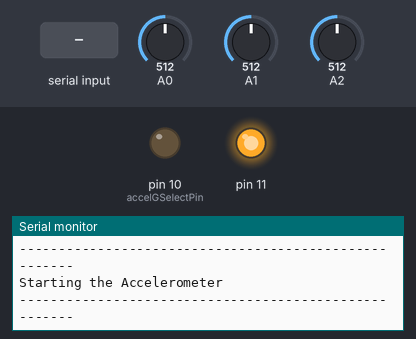
A sketch run on a simulated Arduino Uno, built with avr-gcc and run on an emulated ATmega328P. Shown: output pins drawn as LEDs (lit = HIGH), the last lines printed to the serial monitor. The inputs (shaded band) are chosen by the test bench; at power-on: A0 = 512, A1 = 512, A2 = 512.

Above: at 2.9 s.
3.0 s: "W\n" received over the second serial link
At 4.2 s:
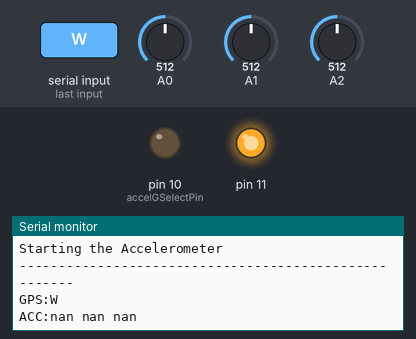
4.5 s: "1\n" received over the second serial link
At 5.4 s:
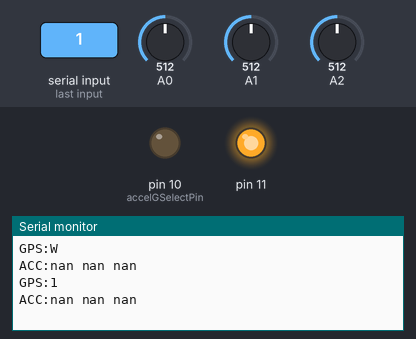

Measured:
- after the input at 3.0 s, the serial monitor: prints a new line at once (image 1)
- after the input at 4.5 s, the serial monitor: prints a new line at once (image 2)

The sketch:

v1.ino
```cpp
// (licence header left out)
#include "Arduino.h"
#include <SoftwareSerial.h>
#include <mma7361.h>

// this is for when we get a compass working
//#include <Comp6DOF_n0m1.h>
//#include <Wire.h>
//#include <HMC.h>

// A4 (SDA), A5 (SCL)


////////////////////////////////////////////////////////////
////////////////////////////////////////////////////////////
////////////////////////////////////////////////////////////
////////////////////////////////////////////////////////////
// Accelerometer
//


mma7361 accelerometer;

const int accelGSelectPin = 10;

void setupAccelerometer()
{
  Serial.println("------------------------------------------------------");
  Serial.println("Starting the Accelerometer");
  Serial.println("------------------------------------------------------");

  accelerometer.setup(A0,//x
                      A1,//y
                      A2,//z
                      11,//sleep
                      10);//gselect
  delay(200);
  digitalWrite(accelGSelectPin, LOW);
  delay(200);
}


////////////////////////////////////////////////////////////
////////////////////////////////////////////////////////////
////////////////////////////////////////////////////////////
////////////////////////////////////////////////////////////
// 6dof
//

//Comp6DOF_n0m1 sixDOF;

void setupSensors()
{
  Serial.println("------------------------------------------------------");
  Serial.println("Starting the 6DOF");
  Serial.println("------------------------------------------------------");
  setupAccelerometer();
}

int x,y,z;

void handleSensors()
{
  accelerometer.update();

  Serial.print("ACC:");
  Serial.print(accelerometer.x());
  Serial.print(" ");
  Serial.print(accelerometer.y());
  Serial.print(" ");
  Serial.print(accelerometer.z());
  Serial.print("\n");


//  sixDOF.compCompass(x, y, z, accelerometer.x(), accelerometer.y(), accelerometer.z(), false);

//  Serial.print("RPY:");
//  Serial.print(sixDOF.roll()/100);
//  Serial.print(sixDOF.pitch()/100);
//  Serial.print(sixDOF.yaw()/100);
//  Serial.print("\n");

//  sixDOF.compCompass(-(z), -(x), y, -(accelerometer.z()), -(accelerometer.x()), accelerometer.y(), true);

//  float compHeading = sixDOF.atan2Int(sixDOF.yAxisComp(), sixDOF.xAxisComp());
//  compHeading = compHeading /100;
//  compHeading += 180;

//  Serial.print("COMPASS:");
//  Serial.print (compHeading);
//  Serial.print("\n");
}

////////////////////////////////////////////////////////////
////////////////////////////////////////////////////////////
////////////////////////////////////////////////////////////
////////////////////////////////////////////////////////////
// GPS
//

SoftwareSerial gpsSerial(2, 3);

#define PMTK_SET_NMEA_UPDATE_1HZ  "$PMTK220,1000*1F"
#define PMTK_SET_NMEA_UPDATE_5HZ  "$PMTK220,200*2C"
#define PMTK_SET_NMEA_UPDATE_10HZ "$PMTK220,100*2F"

// turn on only the second sentence (GPRMC)
#define PMTK_SET_NMEA_OUTPUT_RMCONLY "$PMTK314,0,1,0,0,0,0,0,0,0,0,0,0,0,0,0,0,0,0,0*29"
#define PMTK_SET_NMEA_OUTPUT_ALLDATA "$PMTK314,1,1,1,1,1,1,0,0,0,0,0,0,0,0,0,0,0,0,0*28"

// control the led for GPS updates
const int gpsBrightPin =  8;
int gpsBrightState = LOW;

// String buffer for the current GPS sentence
String nmeaSentence;

void setupGPS()
{
  Serial.println("------------------------------------------------------");
  Serial.println("Starting the GPS");
  Serial.println("------------------------------------------------------");

  // setup the GPS UNIT @ 9600
  gpsSerial.begin(9600);
  delay(200);
  // ask the GPS for a basic NMEA sentence (as we are wanting them quickly)
  gpsSerial.println(PMTK_SET_NMEA_OUTPUT_RMCONLY);
  delay(200);
  // tell the GPS to give us sentences 10 times per second
  gpsSerial.println(PMTK_SET_NMEA_UPDATE_10HZ);
  delay(200);
}

String getValue(String data, char separator, int index)
{
  int found = 0;
  int strIndex[] = {0, -1};
  int maxIndex = data.length()-1;

  for(int i=0; i<=maxIndex && found<=index; i++){
    if(data.charAt(i)==separator || i==maxIndex){
        found++;
        strIndex[0] = strIndex[1]+1;
        strIndex[1] = (i == maxIndex) ? i+1 : i;
    }
  }

  return found>index ? data.substring(strIndex[0], strIndex[1]) : "";
}

void handleGPS()
{
  while(gpsSerial.available() > 0){
    char recieved = gpsSerial.read();

    if(recieved == '\n')
    {


      // output the GPS data to serial
      Serial.println("GPS:" + nmeaSentence);
      String checkactive = getValue(nmeaSentence, ',', 6);
      if(checkactive=="W")
      {
        gpsBrightState = !gpsBrightState;
      }
      else
      {
        gpsBrightState = HIGH;
      }
      digitalWrite(gpsBrightPin, gpsBrightState);
      nmeaSentence = "";

      handleSensors();
    }
    else{
      nmeaSentence += recieved;
    }
  }
}

////////////////////////////////////////////////////////////
////////////////////////////////////////////////////////////
////////////////////////////////////////////////////////////
////////////////////////////////////////////////////////////
// MAIN
//


void setup()
{
  Serial.begin(57600);
  delay(200);
  setupGPS();
  setupSensors();
}

void loop()
{
  handleGPS();
} 
```
